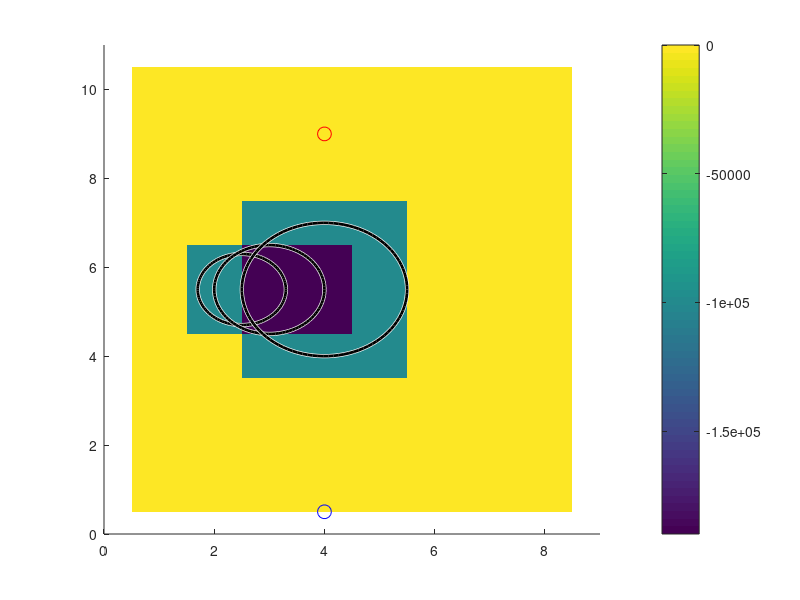

The MATLAB script that drew this image:
%% Value-iteration with low-fidelity model.
function lf_global_planner_vi()
    global actions gridW gridH xgoal INF

    % Goal location
    xgoal = [4; 9];
    
    % Definition of infinity
    INF = 100000;

    % World bounds and actions. 
    % Lower LH corner of world is (0,0)
    % Upper RH corner of world is (8,10)
    gridW = 8; 
    gridH = 10; 
    actions = {'up', 'down', 'left', 'right'};
    
    % Compute value
    gamma = 0.9;
    optV = valueIteration(gamma);
    
    % Plot the world
    plotWorld(optV)
end

%% Value iteration algorithm
function V = valueIteration(gamma)
    global gridW gridH xgoal INF
    maxIter = 1000;
    eps = 1e-8;
    % Important to initialize V with -inf everywhere but goal
    V = ones(gridH, gridW)*(-INF)
    V(xgoal(2),xgoal(1)) = 0.0;
    for i=1:maxIter
        prevV = V;
        V = runIteration(prevV, gamma);
        % Return if we converged
        diff = sum(sum(abs(prevV - V)));
        if diff <= eps
            fprintf('Value iteration converged at iteration: %d\n', i);
            return 
        else
            fprintf('Not converged: %f\n', diff);
        end
    end
end

%% Evaluate Policy by updating the value of every state by diffusing the 
% rewards backwards through the dynamics of the world and current policy
function V = runIteration(V, gamma)
    global gridW gridH xgoal
    for r=1:gridH
        for c=1:gridW
            allowedA = allowedActions(r, c);
            [~,numAllowed] = size(allowedA);
            qsa = zeros(size(allowedA));
            for idx=1:numAllowed
                a = allowedA{idx};
                [rnext, cnext, ~] = transition(r,c,a);
                qsa(idx) = reward(r,c,a) + gamma*V(rnext,cnext);
            end
            % Do \argmax_a Q(s,a)
            V(r,c) = max(qsa);
        end
    end
    % == debugging == %
    %plotWorld(V, xgoal);
    %drawnow;
    %pause(0.5);
    % == debugging == %
end

%% Reward function
function re = reward(r,c,a)
    global xgoal INF
    inObs = (r == 5 && c == 2) || (r == 6 && c == 2) || (r >=4 && r <= 7 && c >= 3 && c <= 5);
    if r == xgoal(2) && c == xgoal(1)
        % if you're at the goal, no penalty
        re = 0.0;
    elseif inObs
        % penalize being inside obs with -Inf
        re = -INF;
    else
        % penalize all actions -1 (bc up,down,left,right)
        re = -1;
    end
end

%% Initializes rewards on gridworld
function reward = initializeRewards()
    global gridH gridW xgoal INF
    reward = zeros(gridH, gridW);
    % Set goal reward
    reward(xgoal(2),xgoal(1)) = 0.0;
    % Set obstacle penalty
    reward(5,2) = -INF; 
    reward(6,2) = -INF; 
    for i=4:7
        for j=3:5
            reward(i,j) = -100000;%-Inf;
        end
    end
end

%% Get a list of all possible actions that are allowed from (r,c)
function allowedAct = allowedActions(r, c)
    global actions
    allowedAct = {};
    [~,numA] = size(actions);
    for i=1:numA
        a = actions{i};
        [~,~,illegal] = transition(r,c,a);
        if ~illegal
            allowedAct{end+1} = a;
        end
    end
end

%% Given state = (row,col) and current action, returns 
% the next state we would end up in if we took this action.
% Sets illegal flag if this action is not allowed
function [rnext,cnext,illegal] = transition(r, c, a)
	global gridW gridH
    illegal = 0;
    rnext = r;
    cnext = c;
    if strcmp(a,'up')
        rnext = r + 1;
    elseif strcmp(a,'down')
        rnext = r - 1;
    elseif strcmp(a,'left')
        cnext = c - 1;
    elseif strcmp(a,'right')
        cnext = c + 1;
    end
        
    % Check that the new locations are within world bounds
    if rnext <= 0 || rnext > gridH
        rnext = r;
        illegal = 1;
    end
    if cnext <= 0 || cnext > gridW
        cnext = c;
        illegal = 1;
    end
end

function plotWorld(world)
    global xgoal
    clf
    hold on
    % Plot values of gridworld
    clims = [-10.0,0.0];
    imagesc(world, clims);
    colorbar

    % Plot start and goal
    plot(4, 0.5, 'bo', 'MarkerSize', 10);
    plot(xgoal(1), xgoal(2), 'ro', 'MarkerSize', 10);

    % Plot obstacles
    viscircles([2.5 5.5], 0.8, 'Color', 'k');
    viscircles([3 5.5], 1, 'Color', 'k');
    viscircles([4 5.5], 1.5, 'Color', 'k');

    axis([0 9 0 11]);
end

%% Policy update
%  Pi'(s) = argmax_a Q(s,a)
% function P = updatePolicy(reward, P, V, gamma)
% 	global actions gridW gridH
% 	for r=1:gridH
%         for c=1:gridW
%             vmax = 0.0;
%             nmax = 0;
%             vs = [];
%             allowedA = allowedActions(r, c);
%             [~,numAllowed] = size(allowedA);
%             i = 0;
%             % compute value of taking each allowed action
%             for idx=1:numAllowed
%                 a = allowedA(idx);
%                 [rnext, cnext, ~] = transition(r,c,a);
%                 % get value of taking action a
%                 v = reward(r,c) + gamma*V(rnext,cnext);
%                 % store value to maintain max
%                 vs = [vs, v];
%                 if i == 0 || v > vmax
%                     vmax = v; nmax = 1;
%                 elseif v == vmax
%                     nmax = nmax+1;
%                 end
%                 i = i+1;
%             end
%             i = 0;
%             % update policy across all actions 
%             for idx=1:numAllowed
%                 a = allowedA(idx);
%                 aidx = find(strcmp(actions,a));
%                 if vs(idx) == vmax
%                     P(r,c,aidx) = 1.0/nmax;
%                 else
%                     P(r,c,aidx) = 0.0;
%                 end
%                 i = i +1;
%             end
%         end
%     end
% end

%% Initializes P
% function P = initializeP()
%     global actions gridW gridH
%     [~,numA] = size(actions);
%     P = zeros(gridH, gridW, numA);
%     for r=1:gridH
%         for c=1:gridW
%             allowedA = allowedActions(r, c);
%             [~,numAllowed] = size(allowedA);
%             [~,numA] = size(actions);
%             for aidx=1:numA
%                 a = actions{aidx};
%                 [~,~,illegal] = transition(r,c,a);
%                 if ~illegal
%                     P(r,c,aidx) = 1.0/numAllowed;
%                 else
%                     P(r,c,aidx) = 0.0;
%                 end
%             end
%         end
%     end
% end
